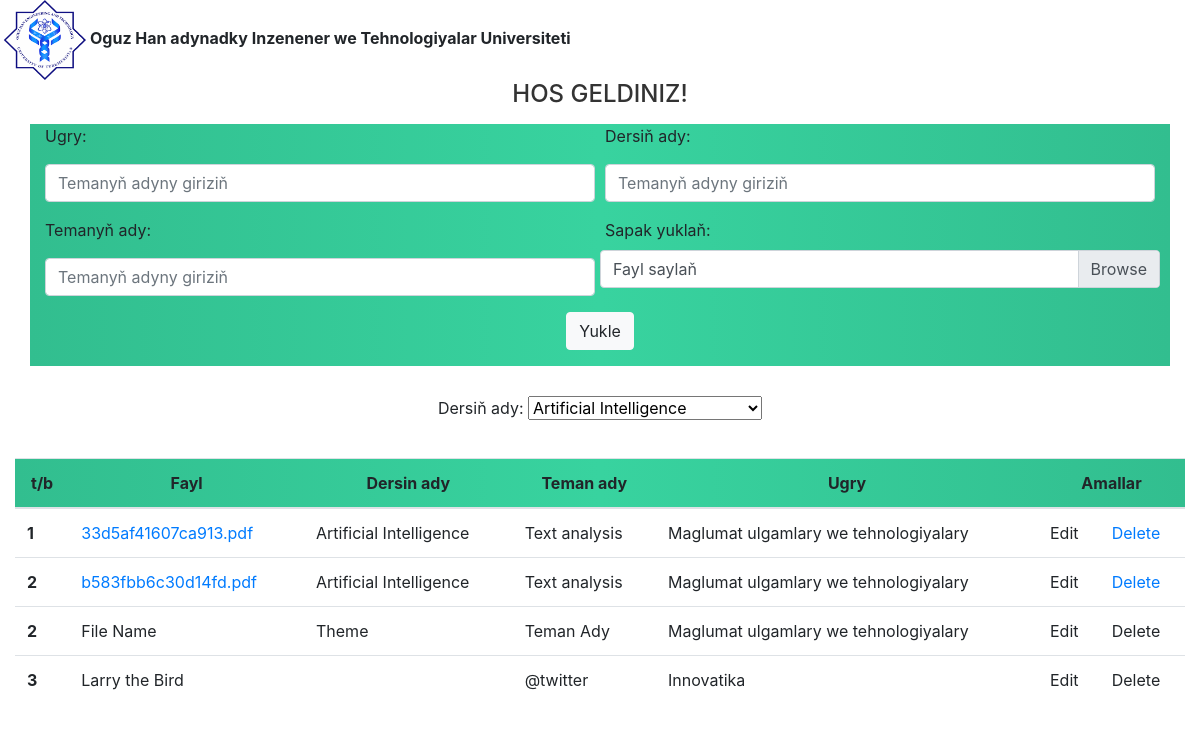
The app's page /teacher (signed in), older data.
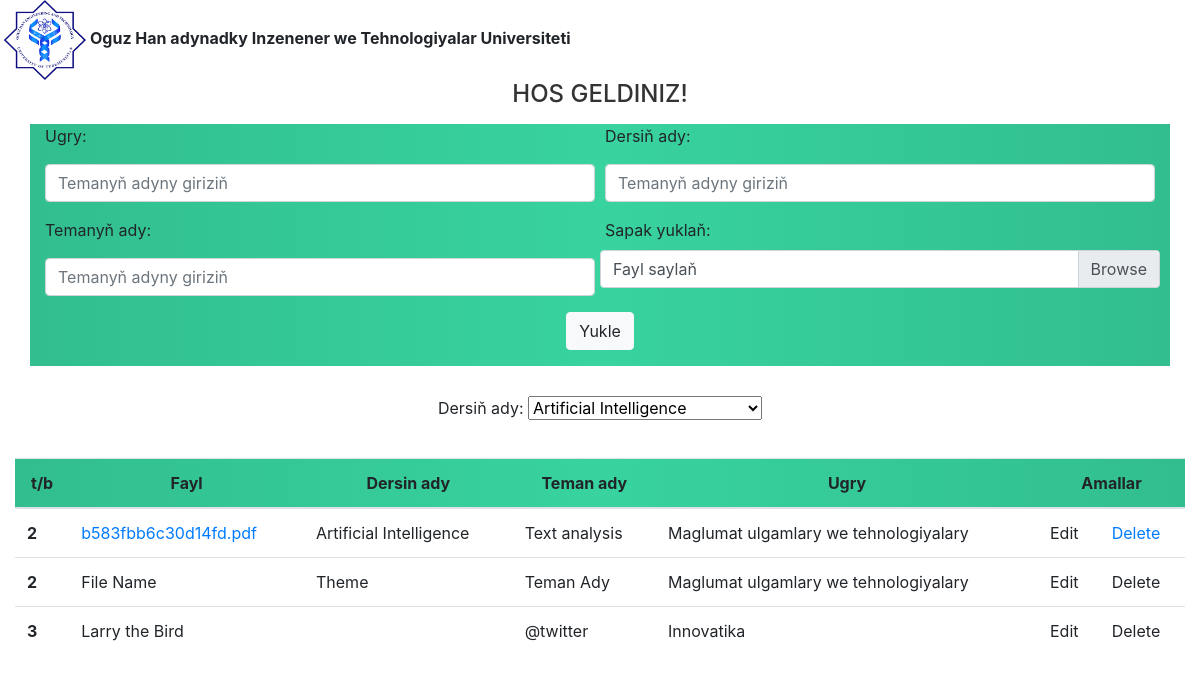
The same page, newer data.
### routes.py (models this page shows)
class Lessons(db.Model):
	id = db.Column(db.Integer,primary_key=True)
	lesson_theme = db.Column(db.String(100),nullable =False)
	subject = db.Column(db.String(100))
	major = db.Column(db.String(100))
	date_added = db.Column(db.DateTime,nullable=False,default=datetime.utcnow)
	attachment = db.Column(db.String(500))
	teacherId = db.Column(db.Integer)

### routes.py (the view, shortened to what this page needs)
@app.route("/teacher",methods=['GET','POST'])
@login_required
def teacher():
	form = PostLessonForm()
	if request.method == 'GET':
		lessons = Lessons.query.all()
		return render_template ("teacher/teacher.html",lessons=lessons,form=form)

### forms.py
class PostLessonForm(FlaskForm):
	lesson_theme = StringField('Temanyň ady:',validators=[DataRequired()])
	subject = StringField('Dersiň ady:',validators=[DataRequired()])
	major = StringField('Ugry:',validators=[DataRequired()])
	attachment = FileField('Sapak yuklaň:',validators=[FileAllowed(
		['mp4','mov','3gp','webm','jpg','jpeg','doc','docx','txt','odt','pdf','djvu'])])
	submit = SubmitField('Yukle')

### routes.py (called while the page is built)
@login_manager.user_loader
def load_user(id):
	return User.query.get(int(id))

### templates/teacher/teacher.html (shortened to what this page needs)
<!DOCTYPE html>
<html>
<head>
	<link rel="stylesheet" type="text/css" href="/static/teacher/bootstrap-4/css/bootstrap.min.css">
</head>
<body>
<img src="/static/teacher/img/img-01.png" style="align-items: center; width: 90px; height: 80px; justify-content: center;"><label><strong>Oguz Han adynadky Inzenener we Tehnologiyalar Universiteti</strong></label>
      <h4 style="margin: 15px 0;margin-top: 0 ;	color: #333;	text-transform: uppercase; text-align: center;">Hos geldiniz!</h4>
<div class="container" style="background-image: linear-gradient(to right, #32be8f, #38d39f, #32be8f) ">
<form method="POST" action="" class="form" enctype="multipart/form-data">
  <div class="form-row">
    <div class="form-group col-md-6">
      <label for="Ugry">{{ form.major.label }}</label>
      {{ form.major(class="form-control",placeholder="Temanyň adyny giriziň")}}
    </div>
    <div class="form-group col-md-6">
      <label for="Ders">{{ form.subject.label }}</label>
      {{ form.subject(class="form-control",placeholder="Temanyň adyny giriziň")}}
    </div>
    <div class="form-group col-md-6">
      <label for="inputTema">{{ form.lesson_theme.label }}</label>
      {{ form.lesson_theme(class="form-control",placeholder="Temanyň adyny giriziň")}}
    </div>
   <div class="form-group col-md-6">
  <label>{{ form.attachment.label }}</label>
  <label class="custom-file-label" for="customFile" style="margin-top: 32px;">Fayl saylaň</label>
   </div>
   <div class="form-group col-md-12" align="center">
    {{ form.submit(class="btn btn-light", style="align-items: center; justify-content: center;") }}
   </div>
  </div>
  </div>
<div align="center" style="padding-top: 30px; padding-bottom: 30px;">
	<label >Dersiň ady:</label>
    <select>
      {% for lesson in lessons %}
        <option>{{lesson.subject}}</option>
      {% endfor %}
    </select>
</div>
<div class="container-fluid">
	<table class="table table-hover">
  <thead style="background-image: linear-gradient(to right, #32be8f, #38d39f, #32be8f); text-align: center;">
    <tr>
      <th scope="col">t/b</th>
      <th scope="col">Fayl</th>
      <th scope="col">Dersin ady</th>
      <th scope="col">Teman ady</th>
      <th scope="col">Ugry</th>
      <th colspan="2">Amallar</th>
    </tr>
  </thead>
  <tbody>
    {% for lesson in lessons %}
      <tr>
        <th scope="row">{{lesson.id}}</th>
        <td><a href="/static/attachments/{{lesson.attachment}}">{{lesson.attachment}}</a></td>
        <td>{{lesson.subject}}</td>
        <td>{{lesson.lesson_theme}}</td>
        <td>{{lesson.major}}</td>
        <td>Edit</td>
  	    <td><a href="/lessons/delete/{{lesson.id}}">Delete</a></td>
      </tr>
    {% endfor %}
    <tr>
      <th scope="row">2</th>
      <td>File Name</td>
      <td>Theme</td>
      <td>Teman Ady</td>
      <td>Maglumat ulgamlary we tehnologiyalary</td>
      <td>Edit</td>
	  <td>Delete</td>
    </tr>
    <tr>
      <th scope="row">3</th>
      <td colspan="2">Larry the Bird</td>
      <td>@twitter</td>
      <td>Innovatika</td>
      <td>Edit</td>
	  <td>Delete</td>
    </tr>
  </tbody>
</table>
</div>
</body>
</html>

Row changes from the older to the newer data that the page shows:
removed Lessons: id "1", attachment "33d5af41607ca913.pdf", subject "Artificial Intelligence", lesson_theme "Text analysis", major "Maglumat ulgamlary we tehnologiyalary"
